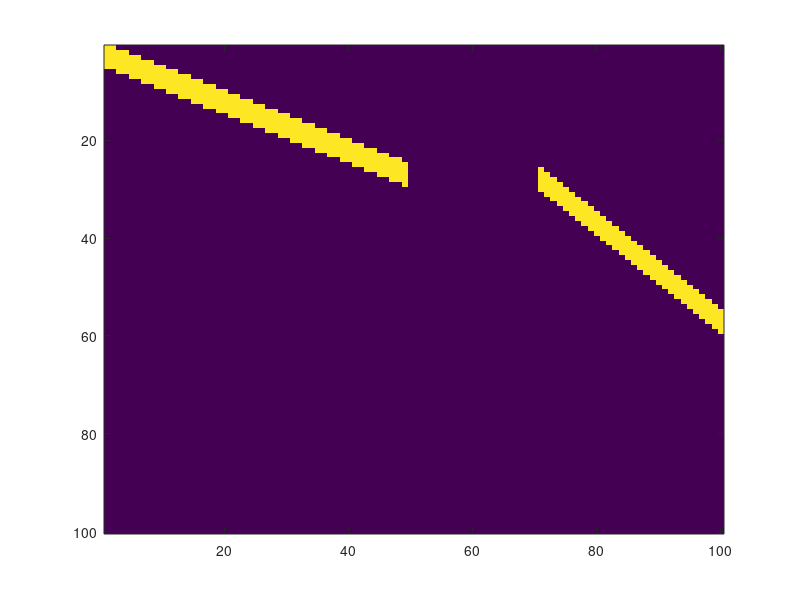
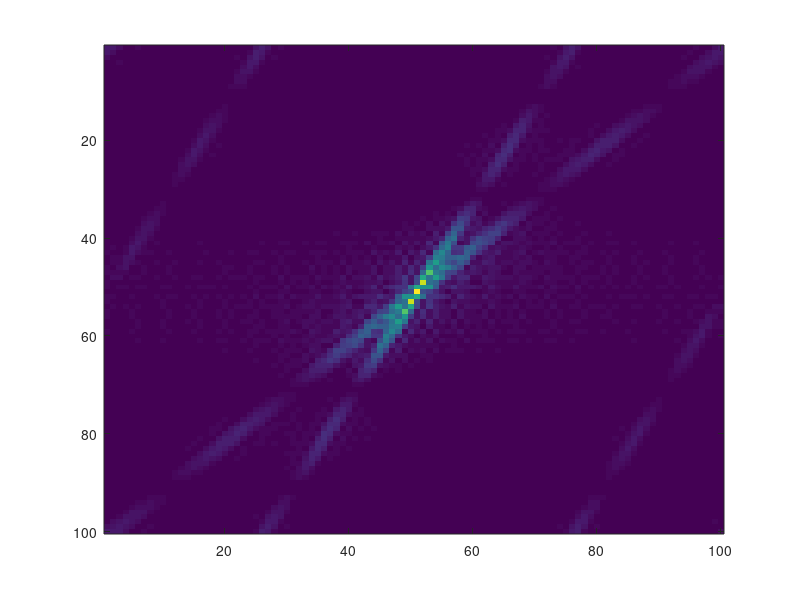

Write the MATLAB code that produced these figures, in order.
nT = 100;
nX = 100;

stimMat = zeros(nX,nT);
stimStart = 0;
pixVel = 0.5;
pixVel2 = 1;
barWidth = 4;
gapStart = 50;
gapDuration = 20;

for iT = 1:gapStart-1
    
    stimLocation = round(stimStart + iT*pixVel);
    stimMat(stimLocation: stimLocation+barWidth, iT) = 1;
    
end

for iT = gapStart:gapStart+gapDuration
    
   
    
end

for iT = gapStart+gapDuration+1: nT
    
  stimLocation = round(stimLocation + pixVel2);
    stimMat(stimLocation: stimLocation+barWidth, iT) = 1;  
    
end
figure(101)
imagesc(stimMat);

figure(102)
fourierMat = fft2(stimMat);
imagesc(fftshift(abs(fourierMat)));
